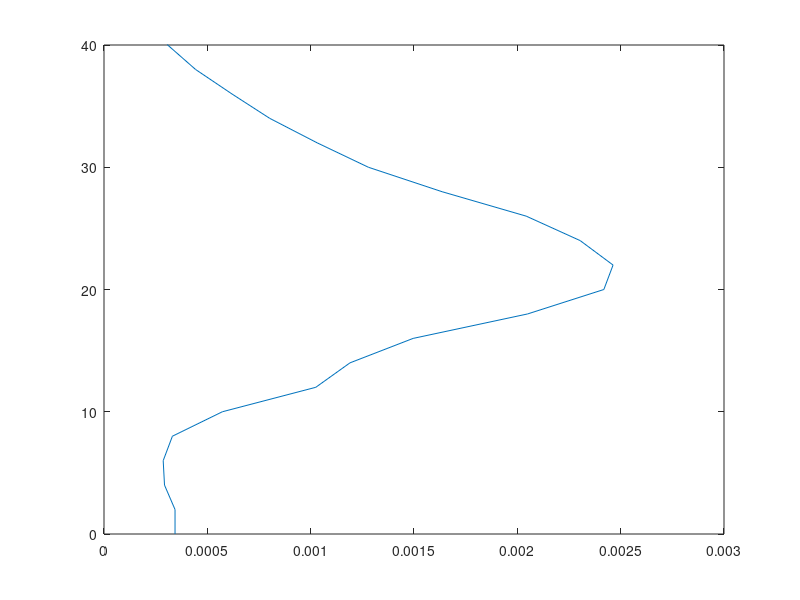
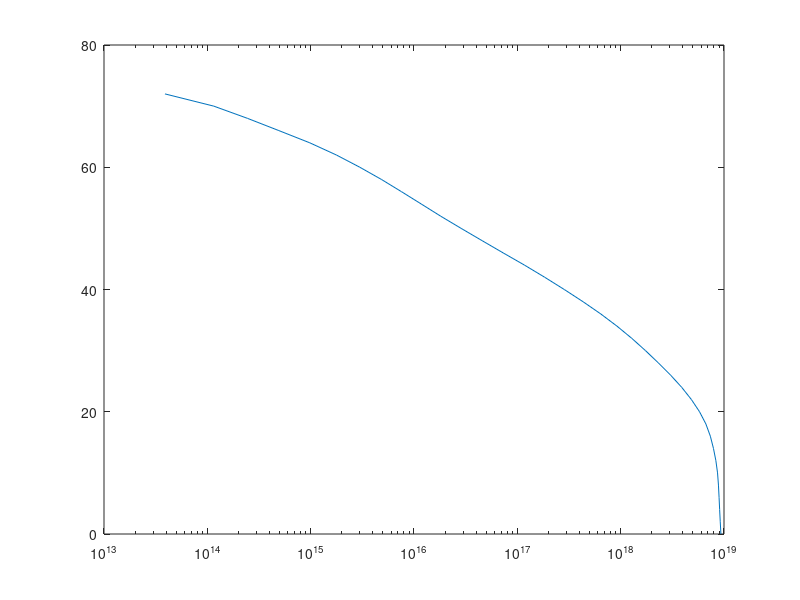
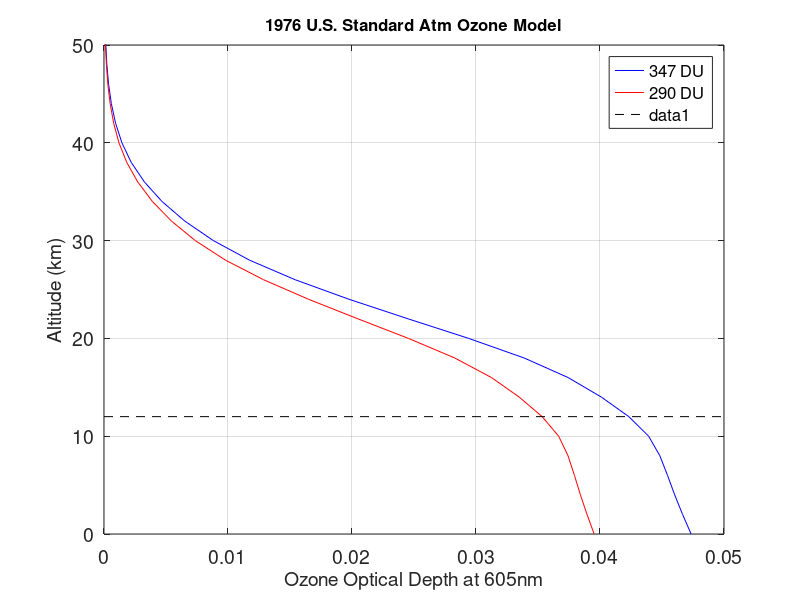
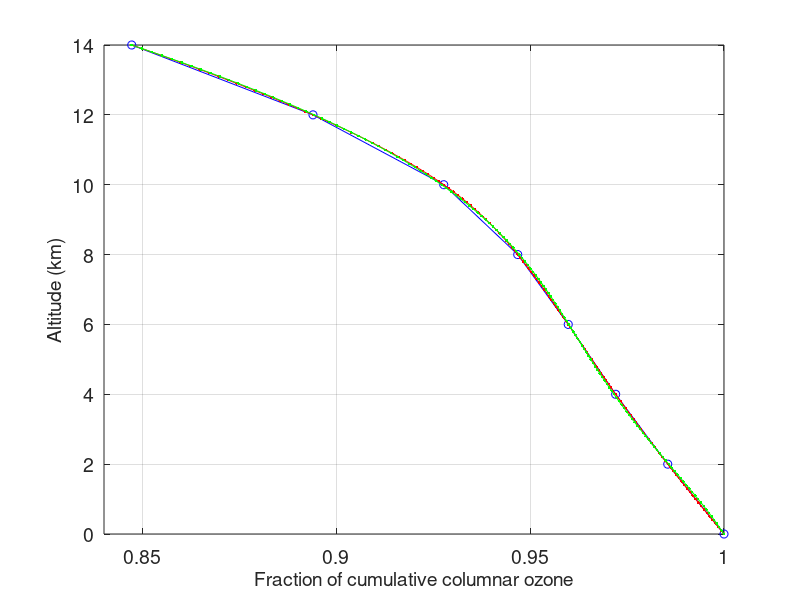

Here is the MATLAB script that generated these plots, in order:
%ozonmdlcalc.m
clear
close all

colmnozdobson_in=290;

avogad = 6.022045e23;	%molecules/mole
alosmt = 2.68675e19;		%molecules/cm**3
molecwtoz = 47.998;		%g/mole
ozonecrssect605 = 5.073e-21;	%cm2/molecule

s=load('ozonemdl76.dat');
zkmozone = s(:,1);
ozonekgm3 = s(:,2);

ozonenocm3 = ozonekgm3*avogad*1e3*1e-6/molecwtoz;
ozoneperkm605 = 1e5*ozonenocm3*ozonecrssect605;
figure(1)
plot(ozoneperkm605,zkmozone)
axis([0 .003 0 40]);

colmnozone_percm2 = 1e5*trapz(zkmozone,ozonenocm3);
colmnozdobson = 1000*colmnozone_percm2/alosmt;

zkm_flip = flipud(zkmozone);
colmnozcumdobson=-cumtrapz(zkm_flip,flipud(ozoneperkm605));
figure(3)
y12=[12 12];
xodlim=[0 .05];
plot(colmnozcumdobson,zkm_flip,'b')
hold on
plot(colmnozcumdobson*colmnozdobson_in/colmnozdobson,zkm_flip,'r')
set(gca,'FontSize',14)
hh=legend(sprintf('%3.0f DU',colmnozdobson),sprintf('%3.0f DU',colmnozdobson_in))
set(hh,'FontSize',12)
plot(xodlim,y12,'k--')
xlabel('Ozone Optical Depth at 605nm','FontSize',14)
ylabel('Altitude (km)','FontSize',14)
axis([xodlim 0 50])
grid on
title('1976 U.S. Standard Atm Ozone Model','FontSize',12)

figure(2)
ozonenocm3_flip = flipud(ozonenocm3);
colmnozone_percm2_flip = -1e5*cumtrapz(zkm_flip,ozonenocm3_flip);
semilogx(colmnozone_percm2_flip,zkm_flip)

tauozone=flipud(colmnozone_percm2_flip);
%fid=fopen('c:\johnmatlab\UAairmass\ozonetau76.txt','w');
fid=1;
for i=1:length(zkmozone),
 fprintf(fid,'%6.2f %12.3e\n',zkmozone(i),tauozone(i));
end
%fclose(fid);

cumO3_atmcm=flipud((colmnozcumdobson*colmnozdobson_in/colmnozdobson)/(ozonecrssect605*alosmt));
frac_cumO3=cumO3_atmcm./cumO3_atmcm(1);
fid=1;
for i=1:10, %length(zkmozone),
 fprintf(fid,'%6.2f %12.4f %12.4f\n',zkmozone(i),cumO3_atmcm(i),frac_cumO3(i));
end

zkmspline=[0:0.1:14];
pp = spline(zkmozone(1:8),frac_cumO3(1:8));
value_spline = ppval(pp,zkmspline);
[p,s] = polyfit(zkmozone(1:8),frac_cumO3(1:8),5);
value_poly = polyval(p,zkmspline);
figure(4)
plot(frac_cumO3(1:8),zkmozone(1:8),'bo-')
hold on
plot(value_spline,zkmspline,'r.-')
plot(value_poly,zkmspline,'g.-')
axis([0.84 1 0 14])
set(gca,'FontSize',14)
xlabel('Fraction of cumulative columnar ozone','FontSize',14)
ylabel('Altitude (km)','FontSize',14)
grid on

fprintf('%14.5e %14.5e %14.5e %14.5e %14.5e %14.5e\n',p)

pcalc=0;
for k=1:6,
    pcalc=pcalc+p(k)*12^(6-k);
end
pcalc